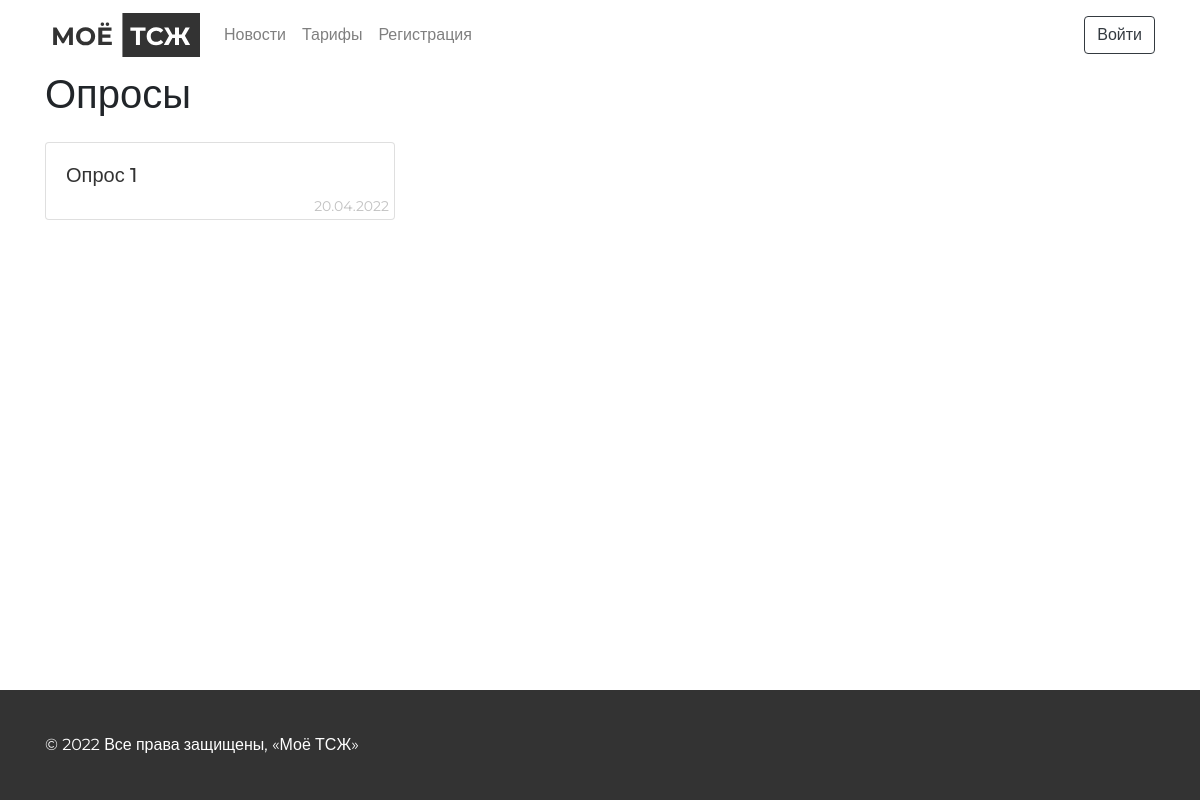
Page /survey/ on the earlier database version.
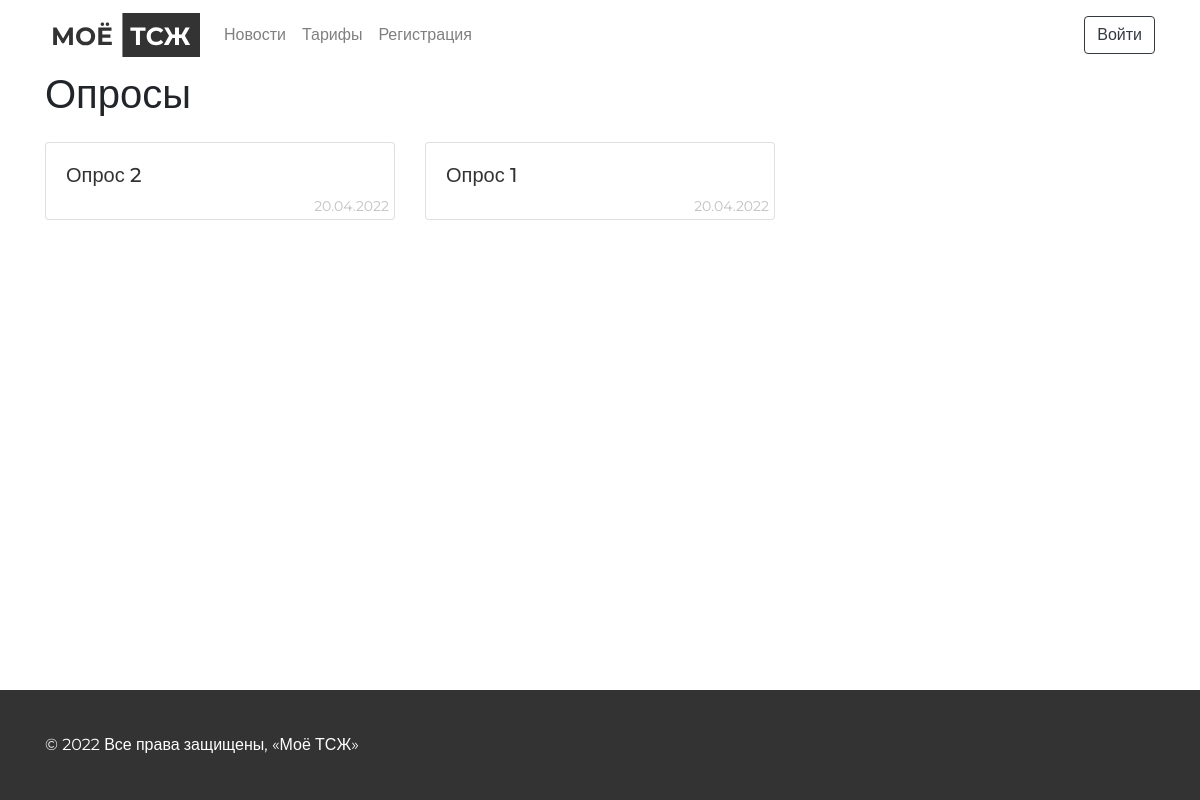
Same page on the later database version.
### survey/models.py (models this page shows, shortened)
class Survey(models.Model):
    title = models.CharField(max_length=255, verbose_name=_("Название"))
    date = models.DateTimeField(
        default=datetime.now, verbose_name=_("Дата публикации")
    )
    class Meta:
        verbose_name = _("Опрос")
        verbose_name_plural = _("Опросы")

### survey/views.py (the view)
# urls.py: path("", SurveyListView.as_view(), name="list"),
class SurveyListView(ListView):
    model = Survey
    template_name = "survey/list.html"
    def get_context_data(self, **kwargs):
        context = super().get_context_data(**kwargs)
        context['object_list'] = Survey.objects.all().order_by('-id')
        return context

### templates/survey/list.html (shortened to what this page needs)
{% extends "base.html" %}
{% load static %}
{% block header %}
  {% include 'include/header.html' %}
{% endblock header %}
{% block content %}
  <section style="min-height: 80vh;" class="survey-list">
    <div class="container">
      <div class="row">
        <div class="col-12 mb-4">
          <h1>
            Опросы
          </h1>
        </div>
        {% for item in object_list %}
          <div class="col-4 mb-4">
            <a class="survey-link" href="{% url 'survey:detail' pk=item.pk %}">
              <div class="card h-100">
                <div style="position: relative;" class="card-body">
                  <h5 class="card-title">{{item.title}}</h5>
                  <p style="display: block; position: absolute; bottom: 2px; right: 5px; opacity: 0.3; font-size: 14px">{{ item.date|date:"d.m.Y" }}</p>
                </div>
              </div>
            </a>
          </div>
        {% endfor %}
      </div>
    </div>
  </section>
{% endblock content%}
{% block footer %}
  {% include 'include/footer.html' %}
{% endblock footer %}

### templates/base.html (shortened to what this page needs)
{% load static %}
<!DOCTYPE html>
<html lang="ru">
  <head>
    <link rel="stylesheet" href="https://cdn.jsdelivr.net/npm/bootstrap@4.1.3/dist/css/bootstrap.min.css">
    <link rel="stylesheet" type="text/css" href="{% static 'css/main.css' %}" />
  </head>
<body>
  {% block header %}{% endblock header %}
  <section class="content">
    {% block content %}{% endblock content %}
  </section>
  {% block footer %}{% endblock footer %}
  </body>
</html>

### templates/include/header.html (shortened to what this page needs)
{% load static %}
<nav class="navbar navbar-expand-lg navbar-light bg-white fixed-top">
  <div class="container">
    <a href="{% url 'home' %}">
      <img class="header-logo" src="{% static 'images/logo.svg' %}" alt="logo">
    </a>
    <div class="collapse navbar-collapse" id="navbarText">
      <ul class="navbar-nav mr-auto ml-3">
        <li class="nav-item">
          <a class="nav-link" href="{% url 'reference:news-list'  %}">Новости</a>
        </li>
        <li class="nav-item">
          <a class="nav-link" href="{% url 'reference:tariff'  %}">Тарифы</a>
        </li>
        {% if not user.is_authenticated %}
          <li class="nav-item">
            <a class="nav-link" href="{% url 'users:registration' %}">Регистрация</a>
          </li>
        {% endif %}
      </ul>
      <span class="navbar-text">
        {% if user.is_authenticated %}
          <a href="{% url 'users:account'  %}" class="mr-3">
            {{request.user.username}}
          </a>
          <button onclick="location.href='{% url 'logout' %}'" type="button" class="btn btn-outline-dark">Выйти</button>
        {% else %}
          <button onclick="location.href='{% url 'login' %}'" type="button" class="btn btn-outline-dark">Войти</button>
        {% endif %}
      </span>
    </div>
  </div>
</nav>

### templates/include/footer.html
{% load static %}
<footer class="footer">
  <div class="container">
    <div class="row">
      <div class="col-12">
        <div class="footer-box">
          <p>&copy 2022 Все права защищены, «Моё ТСЖ»</p>
        </div>
      </div>
    </div>
  </div>
</footer>

### static/css/main.css (style rules this page uses)
body { font-family: 'Montserrat', sans-serif; font-weight: 400; font-size: 16px; }
.account, .index, .registration, .news-detail, .news-list, .meter-readings, .tariff, .survey-list, .survey-detail, .calling-wizard { padding-top: 70px; }
.news-link, .survey-link { text-decoration: none !important; color: #333; }
.footer { background: #333; margin-top: 50px; }
.footer-box { height: 110px; display: flex; align-items: center; color: #fff; }
*, *::before, *::after { box-sizing: border-box; }
ul[class], ol[class] { padding: 0; }
body, h1, h2, h3, h4, p, ul[class], ol[class], li, figure, figcaption, blockquote, dl, dd { margin: 0; }
body { min-height: 100vh; scroll-behavior: smooth; text-rendering: optimizeSpeed; line-height: 1.5; }
ul[class], ol[class] { list-style: none; }
a:not([class]) { text-decoration-skip-ink: auto; }
img { max-width: 100%; display: block; }
input, button, textarea, select { font: inherit; }

Differences in the rows shown:
added Survey: title "Опрос 2", date "20.04.2022"
